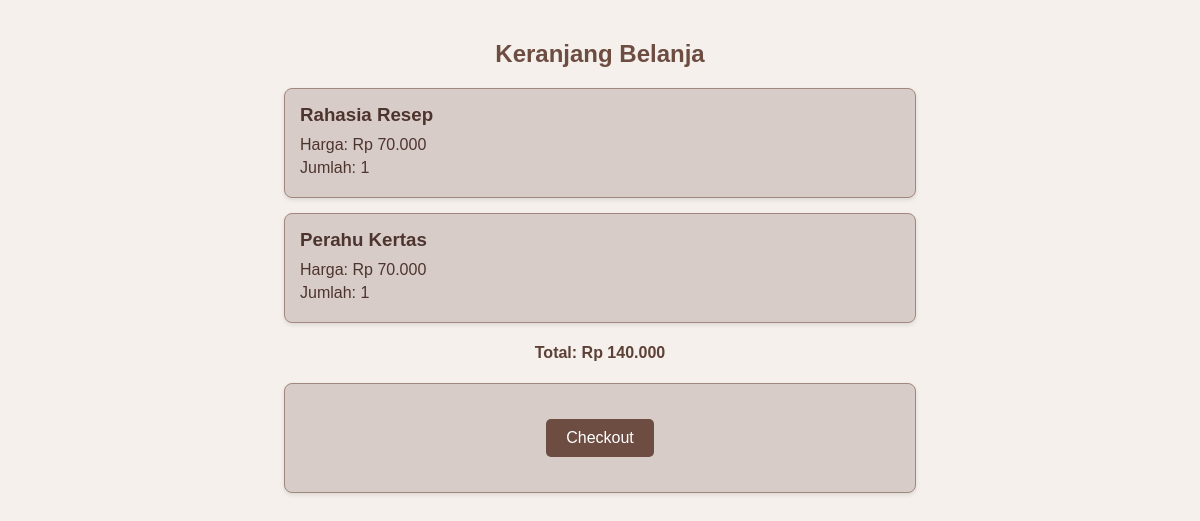
Screenshot of /keranjang.php (signed in) with the database file from the repository.
### tables this page shows
CREATE TABLE `keranjang` (
  `id_keranjang` int(11) NOT NULL,
  `id_user` int(11) NOT NULL,
  `id_produk` int(11) NOT NULL,
  `jumlah` int(11) DEFAULT 1,
  `created_at` timestamp NOT NULL DEFAULT current_timestamp()
);

CREATE TABLE `produk` (
  `id_produk` int(11) NOT NULL,
  `nama_produk` varchar(100) NOT NULL,
  `id_kategori` int(11) NOT NULL,
  `gambar` varchar(200) NOT NULL,
  `harga` int(11) NOT NULL,
  `deskripsi` text NOT NULL,
  `stok` int(11) NOT NULL
);

### keranjang.php (the view, shortened to what this page needs)
<?php
include "config.php";
$query = mysqli_query($conn, "
    SELECT produk.nama_produk, produk.harga, keranjang.jumlah
    FROM keranjang
    JOIN produk ON keranjang.id_produk = produk.id_produk
    WHERE keranjang.id_user = {$_SESSION['user_id']}
");
$total = 0;
?>
<!DOCTYPE html>
<html>
<head>
</head>
<body>
    <h2>Keranjang Belanja</h2>
    <?php while ($row = mysqli_fetch_assoc($query)): ?>
        <div>
            <h3><?php echo $row['nama_produk']; ?></h3>
            <p>Harga: Rp <?php echo number_format($row['harga'], 0, ',', '.'); ?></p>
            <p>Jumlah: <?php echo $row['jumlah']; ?></p>
        </div>
        <?php $total += $row['harga'] * $row['jumlah']; ?>
    <?php endwhile; ?>
    <h4>Total: Rp <?php echo number_format($total, 0, ',', '.'); ?></h4>
    <div style="margin-top: 20px;">
        <a href="checkout.php" onclick="return validateCheckout()" style="background: #6d4c41; color: white; padding: 10px 20px; text-decoration: none;">Checkout</a>
    </div>
</body>
</html>

### keranjang.php (style rules this page uses)
body { font-family: Arial, sans-serif; background-color: #f5f0eb; color: #4e342e; margin: 0; padding: 20px; }
h2 { color: #6d4c41; text-align: center; }
div { background-color: #d7ccc8; border: 1px solid #a1887f; border-radius: 8px; padding: 15px; margin: 15px auto; max-width: 600px; box-shadow: 0 2px 4px rgba(0, 0, 0, 0.1); }
h3 { margin: 0 0 10px 0; }
p { margin: 5px 0; }
h4 { text-align: center; color: #5d4037; }
a { display: block; width: fit-content; margin: 20px auto; background-color: #8d6e63; color: white; padding: 10px 20px; text-decoration: none; border-radius: 5px; text-align: center; }

### rows the page displays
keranjang: id_produk.nama_produk "Rahasia Resep", id_produk.harga "70.000", jumlah "1"
keranjang: id_produk.nama_produk "Perahu Kertas", id_produk.harga "70.000", jumlah "1"

### other values shown
$total "140.000"
